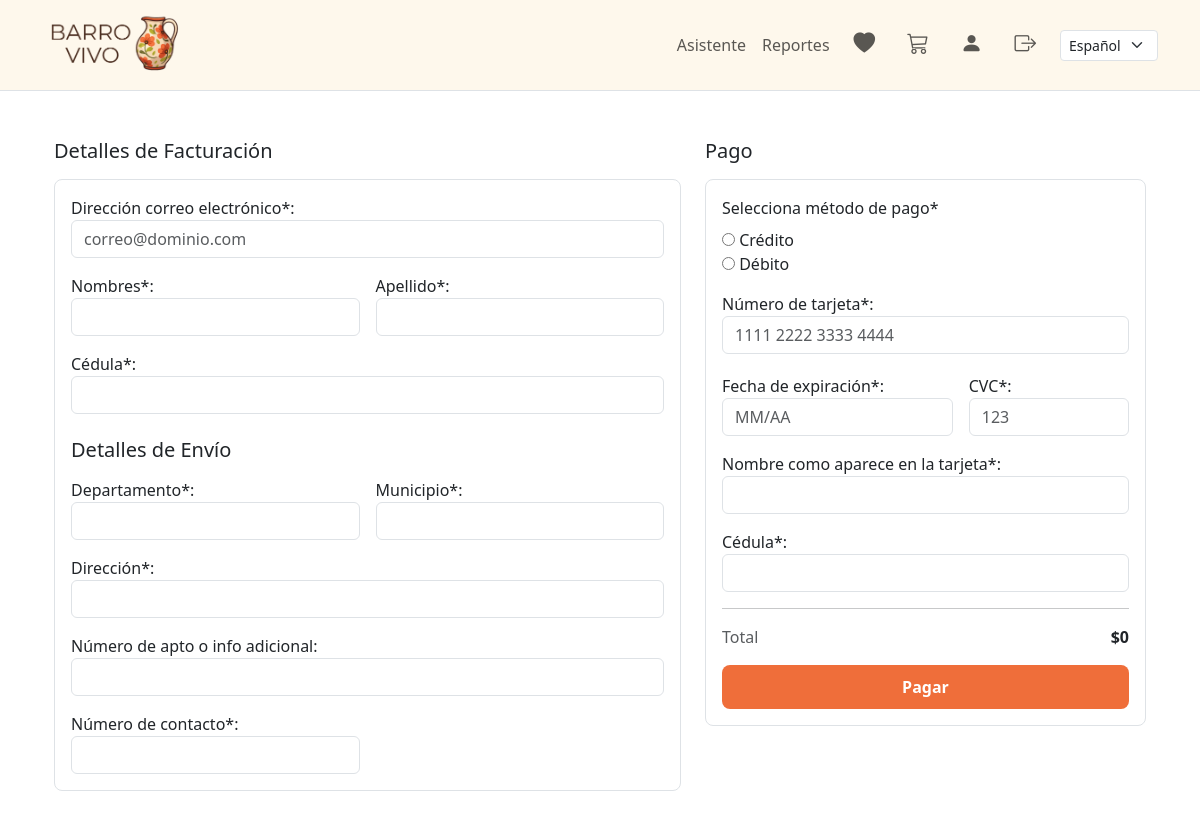
The app's page /pedido/checkout/ (signed in), older data.
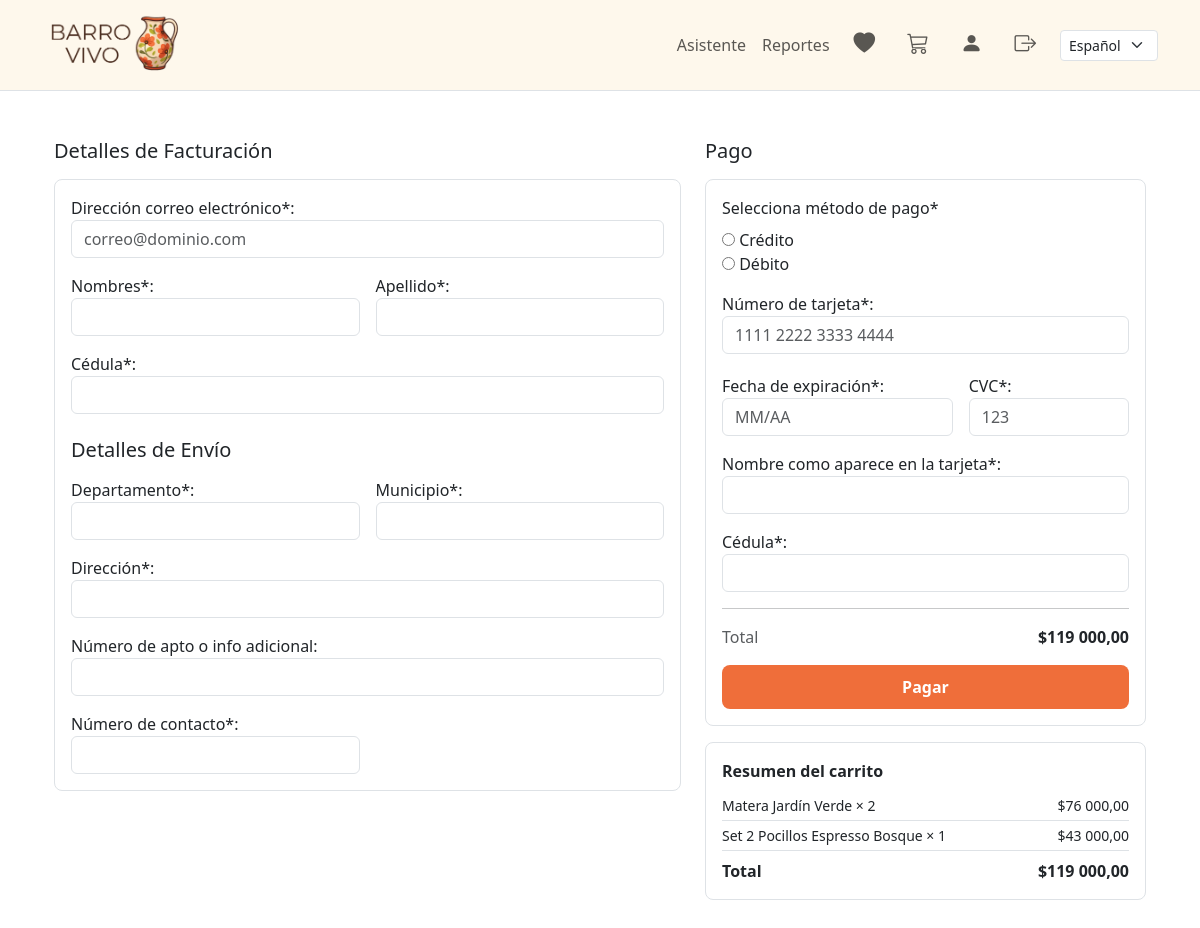
The same page, newer data.
### pedido/models.py (models this page shows, shortened)
class ItemCarrito(models.Model):
    carrito = models.ForeignKey(Carrito, on_delete=models.CASCADE, related_name='items')
    producto = models.ForeignKey(Producto, on_delete=models.CASCADE)
    cantidad = models.PositiveIntegerField(default=1)
    fecha_agregado = models.DateTimeField(auto_now_add=True)
    class Meta:
        unique_together = ['carrito', 'producto']
    @property
    def subtotal(self):
        return self.producto.precio * self.cantidad

### producto/models.py (models this page shows, shortened)
class Producto(models.Model):
    nombre = models.CharField(max_length=120, verbose_name="Nombre")
    descripcion = models.TextField(blank=True, verbose_name="Descripción")
    categorias = models.ManyToManyField(Categoria, related_name="productos", blank=True, verbose_name="Categorías")
    precio = models.DecimalField(max_digits=12, decimal_places=2, verbose_name="Precio")
    imagen = models.ImageField(upload_to="productos/", blank=True, null=True, verbose_name="Imagen")
    cantidad_disp = models.PositiveIntegerField(default=0, verbose_name="Cantidad disponible")
    es_activo = models.BooleanField(default=True, verbose_name="Visible")
    creado = models.DateTimeField(auto_now_add=True)
    actualizado = models.DateTimeField(auto_now=True)
    class Meta:
        ordering = ["nombre"]

### pedido/views.py (the view, shortened to what this page needs)
# urls.py: path("checkout/", CheckoutView.as_view(), name="checkout"),
class CheckoutView(TemplateView):
    template_name = "checkout.html"
    def get_carrito(self):
        carrito, _ = Carrito.objects.get_or_create(usuario=self.request.user)
        return carrito
    def _items_carrito(self, carrito):
        return ItemCarrito.objects.filter(carrito=carrito)
    def get_context_data(self, **kwargs):
        ctx = super().get_context_data(**kwargs)
        carrito = self.get_carrito()
        items = self._items_carrito(carrito)
        ctx.update({
            "form_facturacion": FormularioFacturacion(),
            "form_envio": FormularioEnvio(),
            "form_pago": FormularioPago(),
            "items": items,
            "total": carrito.obtener_total(),
        })
        return ctx

### pedido/forms.py
class FormularioFacturacion(forms.Form):
    correo = forms.EmailField(label="Dirección correo electrónico*", widget=forms.EmailInput(attrs={
        "placeholder": "correo@dominio.com", "class": "form-control"
    }))
    nombres = forms.CharField(label="Nombres*", max_length=120, widget=forms.TextInput(attrs={
        "class": "form-control"
    }))
    apellidos = forms.CharField(label="Apellido*", max_length=120, widget=forms.TextInput(attrs={
        "class": "form-control"
    }))
    cedula = forms.CharField(label="Cédula*", max_length=30, widget=forms.TextInput(attrs={
        "class": "form-control"
    }))

### pedido/models.py (called while the page is built)
    def obtener_total(self):
        return sum(item.subtotal for item in self.items.all())

### pedido/templates/checkout.html (shortened to what this page needs)
{% extends "base.html" %}
{% load humanize i18n %}
{% block content %}
<div class="container py-4">
  <form id="form-checkout" method="post" action="{% url 'pedido:checkout' %}">
    <div class="row g-4">
      <div class="col-12 col-lg-7">
        <h5 class="mb-3">{% trans "Detalles de Facturación" %}</h5>
        <div class="border rounded-3 p-3 mb-4">
          <div class="mb-3">
            {{ form_facturacion.correo.label_tag }}
            {{ form_facturacion.correo }}
          </div>
          <div class="row g-3">
            <div class="col-md-6">
              {{ form_facturacion.nombres.label_tag }}
              {{ form_facturacion.nombres }}
            </div>
            <div class="col-md-6">
              {{ form_facturacion.apellidos.label_tag }}
              {{ form_facturacion.apellidos }}
            </div>
          </div>
          <div class="mt-3">
            {{ form_facturacion.cedula.label_tag }}
            {{ form_facturacion.cedula }}
          </div>
          <h5 class="mt-4 mb-3">{% trans "Detalles de Envío" %}</h5>
          <div class="row g-3">
            <div class="col-md-6">
              {{ form_envio.departamento.label_tag }}
              {{ form_envio.departamento }}
            </div>
            <div class="col-md-6">
              {{ form_envio.municipio.label_tag }}
              {{ form_envio.municipio }}
            </div>
            <div class="col-12">
              {{ form_envio.direccion.label_tag }}
              {{ form_envio.direccion }}
            </div>
            <div class="col-12">
              {{ form_envio.apto_info.label_tag }}
              {{ form_envio.apto_info }}
            </div>
            <div class="col-12 col-md-6">
              {{ form_envio.telefono.label_tag }}
              {{ form_envio.telefono }}
            </div>
          </div>
        </div>
      </div>
      <div class="col-12 col-lg-5">
        <h5 class="mb-3">{% trans "Pago" %}</h5>
        <div class="border rounded-3 p-3">
          <div class="mb-2">{{ form_pago.metodo.label }}</div>
          <div class="mb-2">
            {{ form_pago.metodo }}
          </div>
          <div class="mt-3">
            {{ form_pago.numero_tarjeta.label_tag }}
            {{ form_pago.numero_tarjeta }}
          </div>
          <div class="row g-3 mt-1">
            <div class="col-7">
              {{ form_pago.fecha_exp.label_tag }}
              {{ form_pago.fecha_exp }}
            </div>
            <div class="col-5">
              {{ form_pago.cvc.label_tag }}
              {{ form_pago.cvc }}
            </div>
          </div>
          <div class="mt-3">
            {{ form_pago.nombre_en_tarjeta.label_tag }}
            {{ form_pago.nombre_en_tarjeta }}
          </div>
          <div class="mt-3">
            {{ form_pago.cedula.label_tag }}
            {{ form_pago.cedula }}
          </div>
          <hr class="my-3">
          <div class="d-flex justify-content-between align-items-center mb-3">
            <span class="text-muted">{% trans "Total" %}</span>
            <strong>${{ total|intcomma }}</strong>
          </div>
          <button type="submit" class="btn btn-bv btn-bv-cta w-100">
            {% trans "Pagar" %}
          </button>
        </div>
        {% if items %}
          <div class="border rounded-3 p-3 mt-3">
            <div class="fw-semibold mb-2">{% trans "Resumen del carrito" %}</div>
            <ul class="list-unstyled mb-0">
              {% for item in items %}
                <li class="d-flex justify-content-between small py-1 border-bottom">
                  <span>{{ item.producto.nombre }} × {{ item.cantidad }}</span>
                  <span>${{ item.subtotal|intcomma }}</span>
                </li>
              {% endfor %}
              <li class="d-flex justify-content-between mt-2">
                <span class="fw-semibold">{% trans "Total" %}</span>
                <span class="fw-semibold">${{ total|intcomma }}</span>
              </li>
            </ul>
          </div>
        {% endif %}
      </div>
    </div>
  </form>
</div>
{% endblock %}

Row changes from the older to the newer data that the page shows:
added ItemCarrito: producto.nombre "Matera Jardín Verde", cantidad "2", subtotal "76 000,00"
added ItemCarrito: producto.nombre "Set 2 Pocillos Espresso Bosque", cantidad "1", subtotal "43 000,00"
Text that changed along with them:
{{ total|intcomma }}: "0" → "119 000,00"
{{ total|intcomma }}: (not shown) → "119 000,00"
text now shown: "Resumen del carrito Total $"
